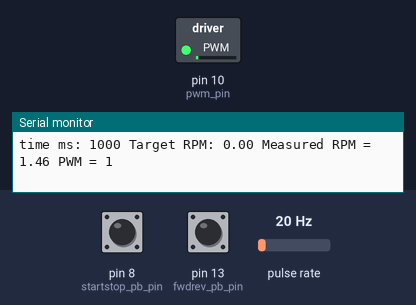
Bench run of a sketch on a simulated Arduino Uno, built with avr-gcc and run on an emulated ATmega328P. On the bench: switched loads named in the sketch (green lamp = pin HIGH), the last lines printed to the serial monitor. Wiring (inferred from the names in the program): pulse sensor: data pin 2. The inputs (shaded band) are chosen by the test bench; at power-on: pulse rate 20 Hz, pin 8 (startstop_pb_pin) HIGH, pin 13 (fwdrev_pb_pin) HIGH.

Above: at 1.2 s.
1.3 s: pulse rate (sensor on pin 2) set to 4 Hz
At 4.12 s:
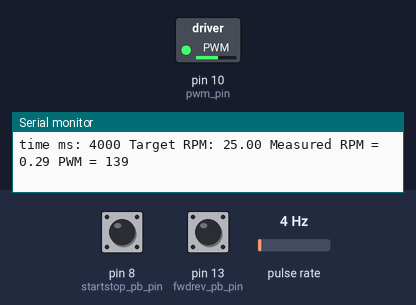
4.3 s: pulse rate (sensor on pin 2) set to 150 Hz
At 5.0 s:
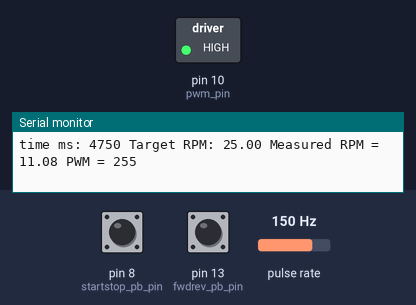
Timing chart, 0 to 7.3 s (numbered marks = the images above; inputs shaded):
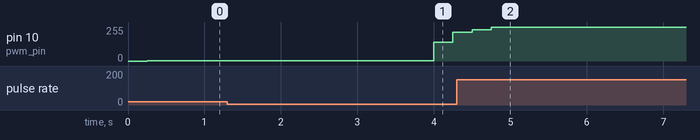

The sketch:

main.ino
```cpp
#include <Arduino.h>
#include "./src/IntervalCheckTimer.h"
#include "./src/InterruptBasedSpeedMeasure.h"

#include "./src/test_DCMotor.h"

#include "./src/SerialComms.h"
#include "./src/InputControls1.h"
#include "./src/DCMotor.h"
#include "./src/ControllerOpenLoop.h"
#include "./src/ControllerPID.h"

#define RPM_BUFFER_SIZE 5

InterruptSpeedMeasure rotation_counter;
IntervalCheckTimer speed_check;
InputControls1 controls;
DCMotor motor;
ControllerOpenLoop controller_ol;
ControllerPID controller_pid;

// Carries out setup activities once.
void setup()
{
    // enable the interrupt (int_0 works via pin2)
    // enable the interrupt (int_1 works via pin3)
    // the second parameter is the number of interrupts for one full revolution (11 default?)
    rotation_counter.setupSpeedMeasure(int_0, 823.1);

    // timer to perform speed measurement and control at given interval:
    // set the time between speed measurements/control)
    int speed_control_ms= 250; //2000 was default -> set to less and use a moving average to report speed
    speed_check.setInterCheck(speed_control_ms);


    Serial.begin(9600);

    //  analogWrite(MOTOR_PWM_PIN, map(analogRead(POT_PIN), 0, 1023, 0, 255));
    analogWrite(10, LOW);

    // setup control inputs:
    struct InputControls1Settings in_settings = {
        .startstop_pb_pin=8,  // D8 is PB0
        .fwdrev_pb_pin=13,  // D13 is PB5
        .pot_pin=A5,  // A5 is PC5
        };
    controls.setup(in_settings);

    // setup motor:
	struct DCMotorArgs m_settings = {
		.direction_pin=4,  // D4 is PD4
		.pwm_pin=10,  // D10 is PB2
		.start_duration_ms = 500,
		.stop_duration_ms = 500,
		.pwm_max = 255,
		.pwm_stall = 0,  // 90 works well, but disabled for gathering results
		.pwm_starting = 0,  // 150 works well, but disabled for gathering results
		};
	motor.setup(m_settings);


	// setup controller:

	struct ControllerOpenLoopSettings oloop_settings = {
	    .max_pwm = 255,
	    .max_adc = 960 // 1023, pot wiper won't go to the end, so set lower
	    };

	controller_ol.setup(oloop_settings);

	// P Controller:
	// struct ControllerPIDSettings settings_pid = {
	//     .max_pwm = 255,
	//     .min_pwm = 90,
	//     .max_adc = 1023,
	//     .motor_rpm_min = 10,
	//     .motor_rpm_max = 30,  // max stable rpm
	//     .kp = 9,
	//     .ki = 0,
	//     .kd= 0,
	//     };

	// PI Controller:
	struct ControllerPIDSettings settings_pid = {
	    .max_pwm = 255,
	    .min_pwm = 1,
	    .max_adc = 1023,
	    .motor_rpm_min = 10,
	    .motor_rpm_max = 30,
	    .kp = 3.85,
	    .ki = 3.14,
	    .kd= 0,
	    };

	// PID Controller:
// 	struct ControllerPIDSettings settings_pid = {
// 	    .max_pwm = 255,
// 	    .min_pwm = 1,
// 	    .max_adc = 1023,
// 	    .motor_rpm_min = 11,
// 	    .motor_rpm_max = 32,
// 	    .kp = 8,
// 	    .ki = 1.8,
// 	    .kd= 0.5,
// 	    };

	controller_pid.setup(settings_pid);
}

// Call the desired control function here.
void loop()
{
    // run_pid_control();
    // run_open_loop_control();
    // test_DCMotor();
    // open_loop_data3();
    pid_step_response();
}

// Call this from main loop to run PID control.
void run_pid_control()
{
    static bool temp_bool;
    static double current_rpm, target_rpm;
    static int count, current_pwm;
    static int count_before_serial = 1000;

    if(speed_check.isMinChekTimeElapsedAndUpdate()) {
        current_rpm = rotation_counter.getRPMandUpdate();
        current_pwm = controller_pid.get_motor_pwm(controls.get_pot_value(), current_rpm, target_rpm);
        motor.motor_change_pwm(current_pwm);
    }

    if(count>=count_before_serial) {
        Serial.print("Target RPM: ");
        Serial.print(target_rpm);
        Serial.print("    ");
        Serial.print("RPM = ");
        Serial.print(current_rpm);
        Serial.print("    ");
        Serial.print("PWM = ");
        Serial.println(current_pwm);
        count = 0;
    } else {
        count++;
    }


    if(controls.get_startstop_pressed()) {
        temp_bool = motor.motor_change_enabled();
        if(temp_bool) {
            serial_message(F("Motor enabled"));
        } else {
            serial_message(F("Motor disabled"));
        }
    }

    if(controls.get_fwdrev_pressed()) {
        temp_bool = motor.motor_change_dir();
        if(temp_bool) {
            serial_message(F("Motor set to forwards"));
        } else {
            serial_message(F("Motor set to backwards"));
        }
    }

}

// Call this function from the super loop to run open-loop control system.
void run_open_loop_control()
{
    static bool temp_bool;
    static int pwm, new_pot_val;
    static int pot_val = 0;
    static double rpm_buffer[RPM_BUFFER_SIZE] = {0};  // circular buffer to store moving average data
    static double rpm_buffer_total = 0;  // running total to avoid adding up the whole buffer every time
    static int rpm_buffer_index = 0;

    if(speed_check.isMinChekTimeElapsedAndUpdate()) {
        // update RPM buffer and calculate new moving average:
        rpm_buffer_total -= rpm_buffer[rpm_buffer_index];
        rpm_buffer[rpm_buffer_index] = rotation_counter.getRPMandUpdate();
        rpm_buffer_total += rpm_buffer[rpm_buffer_index];
        rpm_buffer_index++;
        if(rpm_buffer_index>(RPM_BUFFER_SIZE-1)) {
            rpm_buffer_index = 0;  // circular buffer
        }
        Serial.print("revs per min  =  ");
        Serial.print(rpm_buffer_total / RPM_BUFFER_SIZE);
        Serial.print(" , PWM: ");
        Serial.println(pwm);
    }

    if(controls.get_startstop_pressed()) {
        temp_bool = motor.motor_change_enabled();
        if(temp_bool) {
            serial_message(F("Motor enabled"));
        } else {
            serial_message(F("Motor disabled"));
        }
    }

    if(controls.get_fwdrev_pressed()) {
        temp_bool = motor.motor_change_dir();
        if(temp_bool) {
            serial_message(F("Motor set to forwards"));
        } else {
            serial_message(F("Motor set to backwards"));
        }
    }

    new_pot_val = controls.get_pot_value();
    if(abs(new_pot_val - pot_val) > 50) {
        // only change PWM if pot has changed by more than set amount to overcome
        // issues with loose connections varying resistance
        pot_val = new_pot_val;
        pwm = controller_ol.get_motor_pwm(pot_val);
        motor.motor_change_pwm(pwm);
    }
}

// Gathers data for analysis - gradually increases PWM.
void open_loop_data1()
{
    static int pwm = 0;
    static uint8_t counter = 0;
    static double rpm_buffer[RPM_BUFFER_SIZE] = {0};  // circular buffer to store values for moving average
    static double rpm_buffer_total = 0;  // keep a running total to avoid adding up the whole buffer every time
    static int rpm_buffer_index = 0;

    if(speed_check.isMinChekTimeElapsedAndUpdate()) {
        // update RPM buffer and calculate new moving average:
        rpm_buffer_total -= rpm_buffer[rpm_buffer_index];
        rpm_buffer[rpm_buffer_index] = rotation_counter.getRPMandUpdate();
        rpm_buffer_total += rpm_buffer[rpm_buffer_index];
        rpm_buffer_index++;
        if(rpm_buffer_index>(RPM_BUFFER_SIZE-1)) {
            rpm_buffer_index = 0;  // circular buffer
        }
        Serial.print("revs per min  =  ");
        Serial.print(rpm_buffer_total / RPM_BUFFER_SIZE);
        Serial.print(" , PWM: ");
        Serial.println(pwm);
        counter++;
    }

    if(counter>5 && pwm<255) {
        counter = 0;
        pwm++;
        motor.motor_change_pwm(pwm);
    }

    return;
}

// Gathers data for analysis - step change in PWM.
void open_loop_data2()
{
    static int pwm = 0;  // pwm starting value
    static const int pwm_after_step = 138;
    static uint8_t counter = 0;
    static double rpm_buffer[RPM_BUFFER_SIZE] = {0};  // circular buffer to store values for moving average
    static double rpm_buffer_total = 0;  // keep a running total to avoid adding up the whole buffer every time
    static int rpm_buffer_index = 0;

    if(speed_check.isMinChekTimeElapsedAndUpdate()) {
        // update RPM buffer and calculate new moving average:
        rpm_buffer_total -= rpm_buffer[rpm_buffer_index];
        rpm_buffer[rpm_buffer_index] = rotation_counter.getRPMandUpdate();
        rpm_buffer_total += rpm_buffer[rpm_buffer_index];
        rpm_buffer_index++;
        if(rpm_buffer_index>(RPM_BUFFER_SIZE-1)) {
            rpm_buffer_index = 0;  // circular buffer
        }
        Serial.print(millis());
        Serial.print(" revs per min  =  ");
        Serial.print(rpm_buffer_total / RPM_BUFFER_SIZE);
        Serial.print(" , PWM: ");
        Serial.println(pwm);
        counter++;
    }

    if(counter>=15 && counter<=150) {
        pwm = pwm_after_step;
    } else if(counter>150) {
        pwm = 0;
    }

    motor.motor_change_pwm(pwm);

    return;
}

// Gathers data - open loop step change in PWM to tune PID.
void open_loop_data3()
{
    static int counter = 0;
    static int pwm = 0;  // pwm starting value
    static const int pwm_after_step = 240;

    if(speed_check.isMinChekTimeElapsedAndUpdate()) {
        // update RPM buffer and calculate new moving average:
        Serial.print(millis());
        Serial.print(" revs per min  =  ");
        Serial.print(rotation_counter.getRPMandUpdate());
        Serial.print(" , PWM: ");
        Serial.println(pwm);
        counter++;
    }

    if(counter>=15 && counter<=100) {
        pwm = pwm_after_step;
        motor.motor_change_pwm(pwm);
    } else if(counter>100) {
        pwm = 0;
        motor.motor_change_pwm(pwm);
    }


    return;
}

// Get data for PID step response.
void pid_step_response()
{
    static double target_rpm = 0;
    static const double final_target_rpm = 25;
    static double current_rpm;
    static int counter, current_pwm;
    static double rpm_buffer[RPM_BUFFER_SIZE] = {0};  // circular buffer to store values for moving average
    static double rpm_buffer_total = 0;  // keep a running total to avoid adding up the whole buffer every time
    static int rpm_buffer_index = 0;

    if(counter>=15 && counter<=100) {
        target_rpm = final_target_rpm;
    } else if(counter>200) {
        target_rpm = 0;
    }

    if(speed_check.isMinChekTimeElapsedAndUpdate()) {
        current_rpm = rotation_counter.getRPMandUpdate();
        current_pwm = controller_pid.get_motor_pwm(0, current_rpm, target_rpm, true);
        motor.motor_change_pwm(current_pwm);
        Serial.print("time ms: ");
        Serial.print(millis());
        Serial.print(" Target RPM: ");
        Serial.print(target_rpm);
        Serial.print(" Measured RPM = ");
        Serial.print(current_rpm);
        Serial.print(" PWM = ");
        Serial.println(current_pwm);
        counter++;
    }

    return;
}
```

ControllerOpenLoop.h
```cpp
#pragma once

#include "ErrorHandling.h"


struct ControllerOpenLoopSettings {
    int max_pwm;
    int max_adc;
};

// Basic open loop controller; use function get_motor_pwm() and then send result to motor.
class ControllerOpenLoop
{
private:
    bool init_flag;
    int max_pwm;
    int max_adc;

public:
    ControllerOpenLoop()
    {
        init_flag = false;
    }

    // setters:

    bool setup(struct ControllerOpenLoopSettings settings)
    {
        if(init_flag) {
            error(F("setup() called on already initialized ControllerOpenLoop object"));
            return false;
        }
        max_pwm = settings.max_pwm;
        max_adc = settings.max_adc;
        init_flag = true;
        return true;
    }

    // getters:

    int get_motor_pwm(int pot_value)
    {
        if(!init_flag) {
            error(F("get_motor_pwm() called on uninitialized ControllerOpenLoop object"));
            return 0;
        }
        pot_value = constrain(pot_value, 0, max_adc);  // because pot wiper doesn't go all way to end may be necessary to constrain value to max, as user may supply a max_adc lower than the actual one to overcome this
        return map(pot_value, 0, max_adc, 0, max_pwm);
    }
};
```

ControllerPID.h
```cpp
#pragma once

#include "ErrorHandling.h"

#define PID_BUFFER_SIZE 5

struct ControllerPIDSettings {
    int max_pwm;
    int min_pwm;
    int max_adc;
    float motor_rpm_min;
    float motor_rpm_max;
    float kp;
    float ki;
    float kd;
};


class ControllerPID
{
private:
    bool init_flag;
    int max_pwm;
    int min_pwm;
    int max_adc;
    float motor_rpm_min;
    float motor_rpm_max;
    float kp, ki, kd;
    float prev_errors_circ[PID_BUFFER_SIZE];
    int prev_errors_index;
    float cum_error;
    float prev_rpm;


public:
    ControllerPID()
    {
        init_flag = false;
    }

    // setters:

    bool setup(struct ControllerPIDSettings settings)
    {
        if(init_flag) {
            error(F("setup() called on already initialized ControllerOpenLoop object"));
            return false;
        }
        max_pwm = settings.max_pwm;
        min_pwm = settings.min_pwm;
        max_adc = settings.max_adc;
        motor_rpm_min = settings.motor_rpm_min;
        motor_rpm_max = settings.motor_rpm_max;
        kp = settings.kp;
        ki = settings.ki;
        kd = settings.kd;
        for(int i=0; i<PID_BUFFER_SIZE; i++) {
            prev_errors_circ[i] = 0;
        }
        prev_errors_index = 0;
        cum_error = 0;
        prev_rpm = 0;
        init_flag = true;
        return true;
    }

    // getters:

    int get_motor_pwm(int pot_value, double measured_rpm, double &target_rpm,
                      bool ignore_pot_value=false, bool debug=false)
    {
        static float p_term, i_term, d_term;
        static float error_term, pwm;

        if(!init_flag) {
            error(F("get_motor_pwm() called on uninitialized ControllerOpenLoop object"));
            return 0;
        }

        if(!ignore_pot_value) {
            // potentiometer value has been provided, use it to update target rpm
            target_rpm = map(pot_value, 0, max_adc, motor_rpm_min, motor_rpm_max);
        }

        error_term = target_rpm - measured_rpm;
        cum_error += error_term;
        // cum_error -= prev_errors_circ[prev_errors_index];
        // prev_errors_circ[prev_errors_index] = error_term;
        // prev_errors_index++;
        if(prev_errors_index>=PID_BUFFER_SIZE) {
            prev_errors_index = 0;
        }

        p_term = kp * error_term;
        i_term = constrain((ki * cum_error), -max_pwm, max_pwm);
        d_term = kd * (measured_rpm - prev_rpm);
        prev_rpm = measured_rpm;
        pwm = (int) constrain((p_term + i_term - d_term), min_pwm, max_pwm);
        if(debug) {
            Serial.print("pwm from PID: ");
            Serial.println(pwm);
        }
        return pwm;
    }
};
```

DCMotor.h
```cpp
#pragma once

#include "ErrorHandling.h"
#include "SerialComms.h"

struct DCMotorArgs {
	int direction_pin;
	int pwm_pin;
	int start_duration_ms;
	int stop_duration_ms;
	int pwm_max;
	int pwm_stall;
	int pwm_starting;
};


class DCMotor
{
private:
	bool init_flag;
	int direction_pin, pwm_pin, start_duration_ms, stop_duration_ms, current_pwm;
	int pwm_max;  // highest pwm value allowed
	int pwm_stall;  // value of pwm below which motor will stall
	int pwm_starting;  // pwm value required to get motor moving (applied for start_duration_ms)
	bool motor_enabled;
	bool motor_desired_dir_fwd;
	bool motor_current_dir_fwd;

	// Call only this function to make changes to the motor.
	void update_motor(int new_pwm)
	{
		if(!motor_enabled || new_pwm <= 0) {
			_stop_motor();
			return;
		}

		if(new_pwm > pwm_max) {
			new_pwm = pwm_max;
		} else if(new_pwm < pwm_stall) {
			new_pwm = pwm_stall;
		}

		// if motor going in desired direction, just update pwm, else stop and change direction:
		if(motor_desired_dir_fwd == motor_current_dir_fwd) {
			analogWrite(pwm_pin, new_pwm);
		} else {
			_stop_motor();
			digitalWrite(direction_pin, motor_desired_dir_fwd);
			motor_current_dir_fwd = motor_desired_dir_fwd;
			_start_motor();
			analogWrite(pwm_pin, new_pwm);
		}
		current_pwm = new_pwm;
		return;
	}

	// Stops the motor then waits (blocking) for stop duration before returning
	// to allow the motor to slow down then stop.
	void _stop_motor()
	{
		analogWrite(pwm_pin, 0);
		current_pwm = 0;
		delay(stop_duration_ms);
		return;
	}

	// Starts the motor then waits (blocking) for start duration before returning
	// to allow the motor to gain momentum before pwm can be changed.
	void _start_motor()
	{
		if(!pwm_starting) {
			return;  // starting pwm is diasabled
		}
		analogWrite(pwm_pin, pwm_starting);
		delay(start_duration_ms);
		return;
	}

public:
	DCMotor()
	{
		init_flag = false;
	}

	~DCMotor() {}

	// Setters:

	bool setup(struct DCMotorArgs settings)
	{
		if(init_flag) {
			error(F("setup() called on already initialized DCMotor object"));
			return false;
		}

		direction_pin = settings.direction_pin;
		pwm_pin = settings.pwm_pin;
		start_duration_ms = settings.start_duration_ms;
		stop_duration_ms = settings.stop_duration_ms;
		current_pwm = 0;
		pwm_max = settings.pwm_max;
		pwm_stall = settings.pwm_stall;
		pwm_starting = settings.pwm_starting;
		motor_enabled = true;
		motor_desired_dir_fwd = true;
		motor_current_dir_fwd = true;
		init_flag = true;
		return true;
	}

	void motor_change_pwm(int new_pwm)
	{
		if(new_pwm != current_pwm) {
			update_motor(new_pwm);
		}
		return;
	}

	// Changes direction of motor. Returns true if new motor direction is forwards, else false.
	bool motor_change_dir()
	{
		motor_desired_dir_fwd = !motor_desired_dir_fwd;
		update_motor(current_pwm);
		return motor_current_dir_fwd;
	}

	// Toggles between motor being enabled or disabled. Returns true if motor is enabled, else false.
	bool motor_change_enabled()
	{
		motor_enabled = !motor_enabled;
		update_motor(current_pwm);
		return motor_enabled;
	}

	// Getters:

	void print_details()
	{
		serial_message(F("Details of DCMotor object:"));
		serial_message(F("direction pin: "), false);
		serial_message(direction_pin);
		serial_message(F("pwm pin: "), false);
		serial_message(pwm_pin);
		serial_message(F("start duration (ms): "), false);
		serial_message(start_duration_ms);
		serial_message(F("stop duration (ms): "), false);
		serial_message(stop_duration_ms);
		serial_message(F("current pwm: "), false);
		serial_message(current_pwm);
		serial_message(F("pwm max: "), false);
		serial_message(pwm_max);
		serial_message(F("pwm stall: "), false);
		serial_message(pwm_stall);
		serial_message(F("pwm starting: "), false);
		serial_message(pwm_starting);
		return;
	}
};
```

Source omitted: Debounce_Button.h (5255 bytes), ErrorHandling.h (1108 bytes), InputControls1.h (1452 bytes), InterruptBasedInputs.h (9451 bytes), terruptBasedSpeedMeasure.h (13304 bytes), IntervalCheckTimer.h (4012 bytes), SerialComms.h (668 bytes), test_DCMotor.h (1210 bytes)

Measured:
- after the input at 4.3 s, pin 10 (pwm_pin): 217/255 → 235/255 after 0.20 s, → 255/255 0.25 s later
